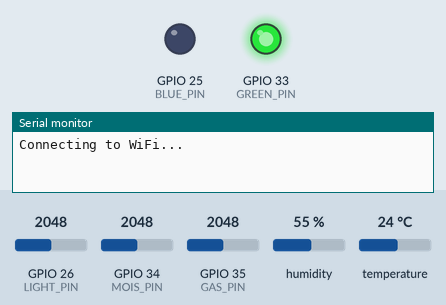
Bench run of a sketch on a simulated ESP32. On the bench: output pins drawn as LEDs (lit = HIGH), the last lines printed to the serial monitor. The inputs (shaded band) are chosen by the test bench; at power-on: GPIO 26 (LIGHT_PIN) = 2048, GPIO 34 (MOIS_PIN) = 2048, GPIO 35 (GAS_PIN) = 2048, humidity 55 %, temperature 24 °C. WiFi joins after 1.5 s; servers stay silent unless stated; uploads are accepted with an empty reply.

Above: at 0.1 s.
At 4.2 s:
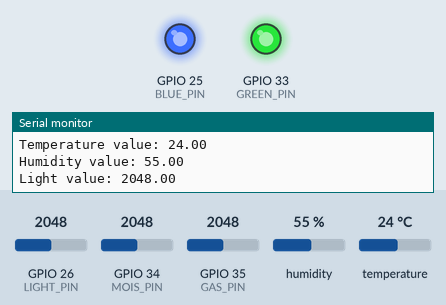
Timing chart, 0 to 5.7 s (numbered marks = the images above):
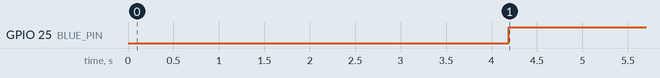

The sketch:

main.ino
```cpp
#include <WiFi.h>
#include <HTTPClient.h>
#include <DHTesp.h>

#define MOIS_PIN 34
#define GAS_PIN 35
#define TEMP_PIN 32
#define LIGHT_PIN 26
#define GREEN_PIN 33
#define BLUE_PIN 25

const char* ssid = "Pxmpkeen-Hotspot";
const char* password = "katletcorey";

// const char* ssid = "Holberton - Students";
// const char* password = "HBTNStuds24";

const char* serverUrl = "http://137.184.119.247:5533/data";
// const char* serverUrl = "https://api.qazaq.live/api/v1/telemetry/";
DHTesp dht;

void setup() {
  pinMode (GREEN_PIN, OUTPUT);
  pinMode (BLUE_PIN, OUTPUT);
  pinMode (LIGHT_PIN, INPUT);
  Serial.begin(9600);
  digitalWrite(GREEN_PIN, HIGH);
  connectToWiFi();
}

void loop() {
  float valMois = mapReverse(analogRead(MOIS_PIN), 0, 4096, 0, 100);
  float valGas = analogRead(GAS_PIN) * 0.24;
  // float valTemp = (analogRead(TEMP_PIN) * (3300.0/4096.0) ) / 10.0;
  dht.setup(TEMP_PIN, DHTesp::DHT11);
  TempAndHumidity vals = dht.getTempAndHumidity();
  float valTemp = vals.temperature;
  float valHum = vals.humidity;
  float valLight = analogRead(LIGHT_PIN);

  Serial.print("Moisture value: ");
  Serial.println(valMois);
  Serial.print("Gas value: ");
  Serial.println(valGas);
  Serial.print("Temperature value: ");
  Serial.println(valTemp);
  Serial.print("Humidity value: ");
  Serial.println(valHum);
  Serial.print("Light value: ");
  Serial.println(valLight);

  sendData(valMois, valGas, valTemp, valHum, valLight);

  delay(3000); // Send data every 5 seconds
}

void connectToWiFi() {
  WiFi.begin(ssid, password);
  Serial.println("Connecting to WiFi...");

//  while (WiFi.status() != WL_CONNECTED) {
    delay(1000);
    Serial.println("Connecting...");
//  }

  Serial.println("Connected to WiFi");
}

float mapReverse(float x, float in_min, float in_max, float out_min, float out_max) {
  return (out_max - out_min) * (in_max - x) / (in_max - in_min) + out_min;
}

void sendData(float moisture, float gas, float temperature, float humidity, float light) {
  if (WiFi.status() != WL_CONNECTED) {
    Serial.println("WiFi not connected. Cannot send data.");
    digitalWrite(BLUE_PIN, LOW);
    return;
  }
  digitalWrite(BLUE_PIN, HIGH);
  HTTPClient http;

  int arduinoId = 123;
//  String data = "moisture=" + String(moisture) + "&temperature=" + String(temperature);
  String data = String("{\"arduino_id\":") + String(arduinoId) +
                ",\"temperature\":" + String(temperature, 2) +
                ",\"humidity\":" + String(humidity, 2) +
                ",\"gas\":" + String(gas, 2) +
                ",\"moisture\":" + String(moisture, 2) +
                "}";
              //    int httpResponseCode = http.POST(httpBody);

  http.begin(serverUrl);
  http.addHeader("Content-Type", "application/json");

  int httpResponseCode = http.POST(data);

  if (httpResponseCode > 0) {
    Serial.print("HTTP Response code: ");
    Serial.println(httpResponseCode);
  } else {
    Serial.print("Error code: ");
    Serial.println(httpResponseCode);
  }

  http.end();
}
```

Measured:
- by itself, GPIO 25 (BLUE_PIN): LOW → HIGH at 4.2 s
